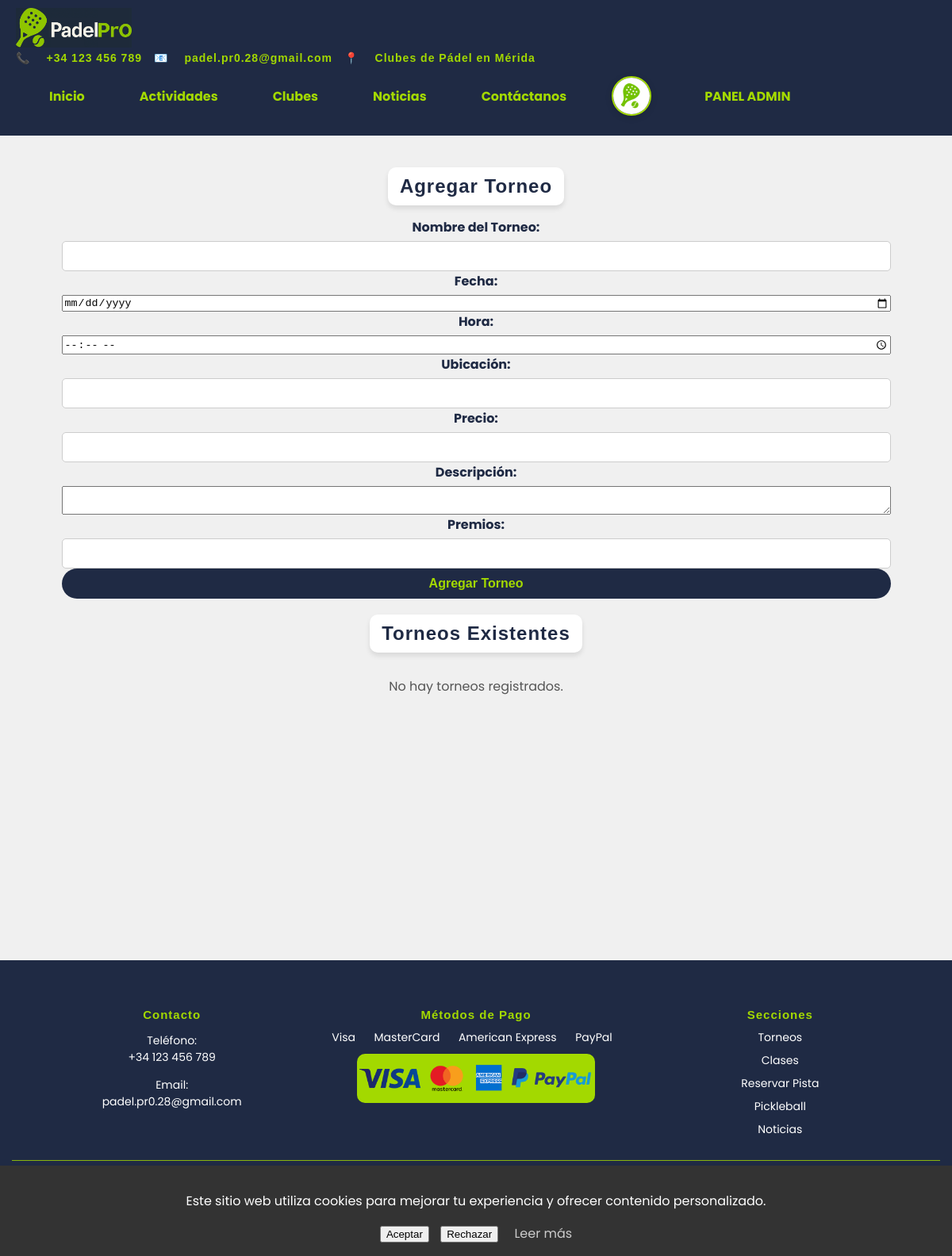
The page /admin/torneos (signed in) on the database as committed earlier.
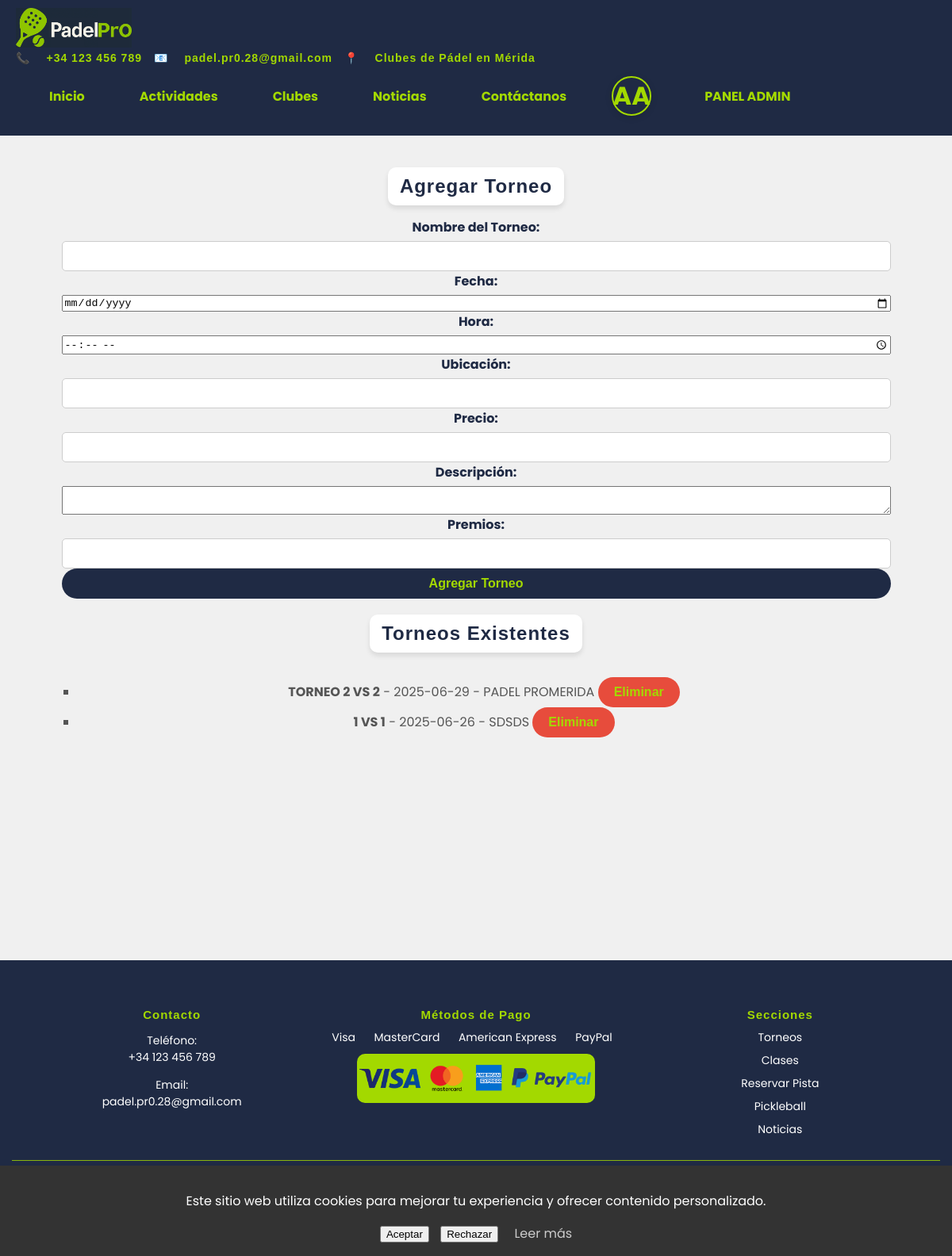
The same page on the database as committed later.
### models.py (models this page shows)
class Torneo(db.Model):
    id = db.Column(db.Integer, primary_key=True)
    nombre = db.Column(db.String(100), unique=True, nullable=False)
    fecha = db.Column(db.String(20), nullable=False)
    hora = db.Column(db.String(10), nullable=False)
    ubicacion = db.Column(db.String(100), nullable=False)
    precio = db.Column(db.String(20), nullable=False)
    descripcion = db.Column(db.Text, nullable=False)
    premios = db.Column(db.Text, nullable=False)
    inscritos = db.Column(db.Text, default="")  # Guarda usuarios inscritos separados por coma

### padel_app.py (the view)
@app.route('/admin/torneos', methods=['GET'])
@admin_required
def admin_torneos():
    torneos = Torneo.query.all()
    return render_template('admin_torneos.html', torneos=torneos)

### padel_app.py (called while the page is built)
@app.before_request
def make_session_permanent():
    session.permanent = True

def admin_required(f):
    @wraps(f)
    def decorated_function(*args, **kwargs):
        if not session.get('usuario') or not session.get('is_admin'):
            flash('Acceso denegado. Solo administradores pueden acceder.', 'danger')
            return redirect(url_for('login'))
        return f(*args, **kwargs)
    return decorated_function

def is_admin_user(username):
    user = Usuario.query.filter_by(usuario=username).first()
    return user and user.is_admin

@app.context_processor
def inject_cookie_consent():
    return {'consent': request.cookies.get('cookie_consent')}

### templates/admin_torneos.html (shortened to what this page needs)
{% extends "base.html" %}
{% block content %}
<div class="container">
    <h2 class="main-title">Agregar Torneo</h2>
    <form action="{{ url_for('add_torneo') }}" method="POST">
        <label for="nombre"><strong>Nombre del Torneo:</strong></label>
        <input type="text" id="nombre" name="nombre" required>
        <label for="fecha"><strong>Fecha:</strong></label>
        <input type="date" id="fecha" name="fecha" required>
        <label for="hora"><strong>Hora:</strong></label>
        <input type="time" id="hora" name="hora" required>
        <label for="ubicacion"><strong>Ubicación:</strong></label>
        <input type="text" id="ubicacion" name="ubicacion" required>
        <label for="precio"><strong>Precio:</strong></label>
        <input type="text" id="precio" name="precio" required>
        <label for="descripcion"><strong>Descripción:</strong></label>
        <textarea id="descripcion" name="descripcion" required></textarea>
        <label for="premios"><strong>Premios:</strong></label>
        <input type="text" id="premios" name="premios" required>
        <button class="btn" type="submit">Agregar Torneo</button>
    </form>
    <h2 class="main-title">Torneos Existentes</h2>
    {% if torneos %}
        <ul>
        {% for torneo in torneos %}
            <li>
                <strong>{{ torneo.nombre }}</strong> - {{ torneo.fecha }} - {{ torneo.ubicacion }}
                <form action="{{ url_for('delete_torneo', nombre=torneo.nombre) }}" method="POST" style="display:inline;">
                    <button type="submit" class="btn btn-danger">Eliminar</button>
                </form>
            </li>
        {% endfor %}
        </ul>
    {% else %}
        <p>No hay torneos registrados.</p>
    {% endif %}
</div>
{% endblock %}

Rows that differ between the two databases and show on the page:
added Torneo: nombre "TORNEO 2 VS 2", fecha "2025-06-29", ubicacion "PADEL PROMERIDA"
added Torneo: nombre "1 VS 1", fecha "2025-06-26", ubicacion "SDSDS"
Other text that changed with them:
{{ session.get('user_initials', '??') }}: (not shown) → "AA"
text no longer shown: "No hay torneos registrados."
